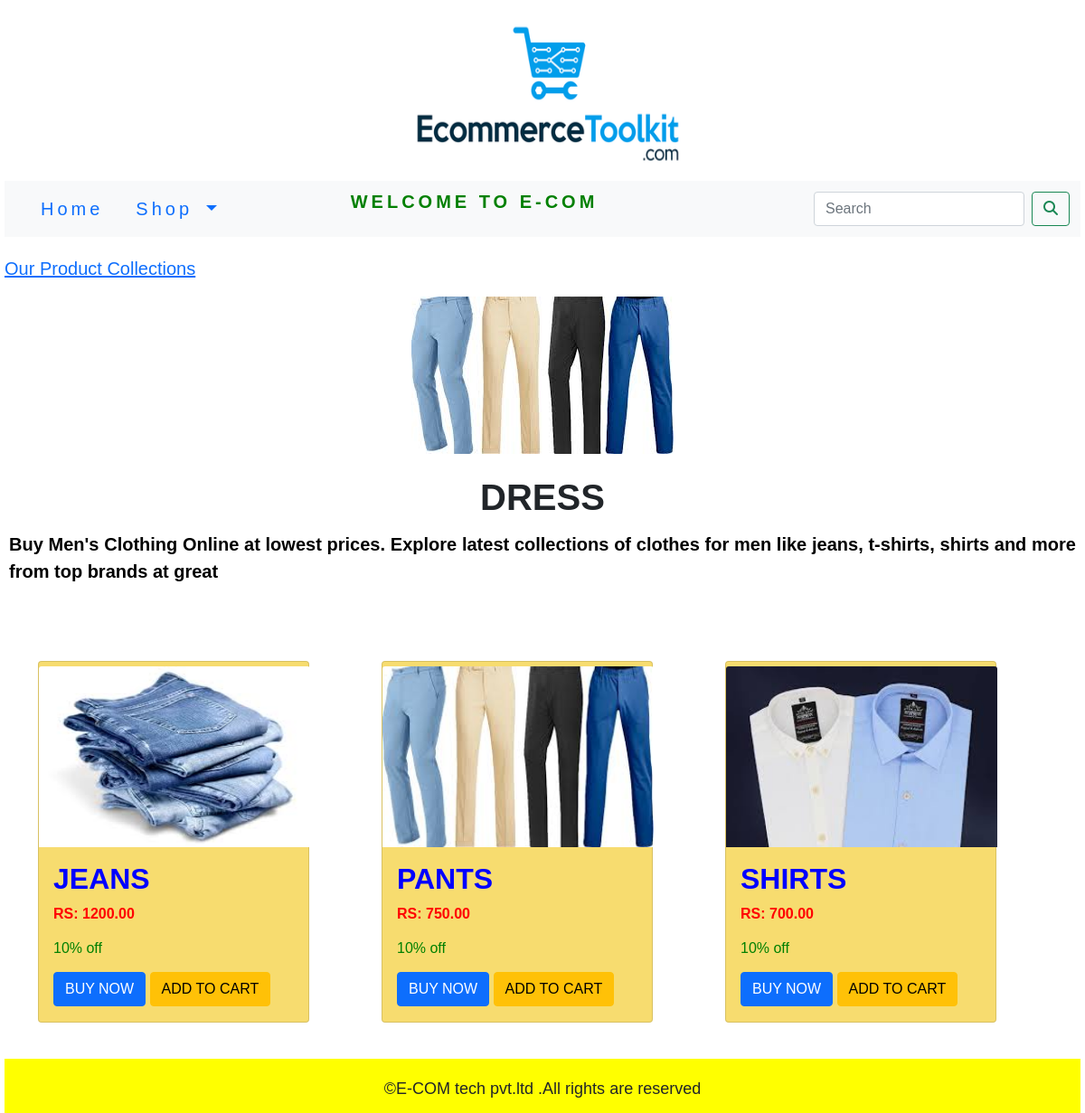
Screenshot of /app1/dress/ with the database file from the repository.
### app1/models.py (models this page shows, shortened)
class category(models.Model):
    name=models.CharField(max_length=250,unique=True)
    slug=models.SlugField(max_length=250,unique=True)
    desc=models.TextField(blank=True)
    img=models.ImageField(upload_to='category',blank=True)
    class Meta:
        ordering=('name',)
        verbose_name='category'
        verbose_name_plural='categories'
    def get_url(self):
        return reverse('app1:products_by_category',args=[self.slug])

class product(models.Model):
    name=models.CharField(max_length=250,unique=True)
    slug=models.SlugField(max_length=250,unique=True)
    desc=models.TextField()
    price=models.DecimalField(max_digits=10,decimal_places=2)
    category=models.ForeignKey('category',on_delete=models.CASCADE)
    img=models.ImageField(upload_to='products',blank=True)
    stock=models.IntegerField()
    available=models.BooleanField(default=True)
    created=models.DateTimeField(auto_now_add=True)
    updated=models.DateTimeField(auto_now=True)
    class Meta:
        ordering=('name',)
        verbose_name='product'
        verbose_name_plural='products'
    def get_url(self):
        return reverse('app1:prodCatdetail',args=[self.category.slug,self.slug])

### app1/views.py (the view)
# urls.py: path('',views.allProdCat,name='allProdCat'),
def allProdCat(request,c_slug=None):
    c_page=None
    products=None
    if c_slug != None:
        c_page=get_object_or_404(category,slug=c_slug)
        products=product.objects.all().filter(category=c_page,available=True)
    else:
        products=product.objects.all().filter(available=True)
    paginator1=Paginator(products,6)
    try:
        page1=int(request.GET.get('page','1'))
    except:
        page1=1
    try:
        prod1=paginator1.page(page1)
    except (EmptyPage,InvalidPage):
        prod1=paginator1.page(paginator1.num_pages)
    return render(request,'category.html',{'category':c_page,'products':products,'pro':prod1})

### app1/context_processors.py (called while the page is built)
def menu_links(request):
    links=category.objects.all()
    return dict(link_key=links)

### cart/context_processors.py (called while the page is built)
def counter(request):
    item_count = 0
    if 'admin' in request.path:
        return {}
    else:
        try:
            cart1=cart.objects.filter(cart_id=cart_id(request))
            cart_item1=cartitem.objects.all().filter(cart=cart1[:1])
            for c_item in cart_item1:
                item_count += c_item.quantity
        except cart.DoesNotExist:
            item_count = 0
    return dict(item_c_key=item_count)

### cart/views.py (called while the page is built)
def cart_id(request):
    cart1=request.session.session_key
    if not cart1:
        cart1=request.session.create()
    return cart1

### templates/category.html (shortened to what this page needs)
{% extends 'base.html' %}
{% load static %}
{% block content %}
  {% if category %}
    <div class="row my_row">
        <div class="mx_auto">
            <P><a href="{% url 'app1:allProdCat' %}">Our Product Collections</a></P>
        </div>
    </div>
  {% endif %}
  <div>
      {% if category %}
        <div>
            <img class="my_image" src="{{category.img.url}}" alt="{{category.name}}">
        </div>
        <br>
        <div>
            <h1 class="text-center font_class"><b>{{category.name}}</b></h1>
            <p class="text-justify my_desc"><b>{{category.desc}}</b></p>
        </div><br>
      <br>
      {% endif %}
  </div>
  <div class="container">
      <div class="row">
          {% for i in pro %}
          <div class="col-md-4 my_card">
          <div class="card" style="width: 300px; height:400px; background-color:#F7DC6F">
          <div>
              <div>
                  <a  href="{{i.get_url}}"><img class="card-img-top my_card_img" src="{{i.img.url}}" alt="{{i.name}}"></a>
              </div>
          </div>
          <div class="card-body">
                  <h2 class="card-title my_card_title">{{i.name}}</h2>
                  <p class="card-text my_card_text">RS: {{i.price}}<h6 style="color:green">10% off</h6></p>
              <div>
                  <a href="#" class="btn btn-primary">BUY NOW</a>
                  <a href="{% url 'cart:add_cart' i.id %}" class="btn btn-warning">ADD TO CART</a>
              </div>
          </div>
          </div>
          </div>
          {% endfor %}
      </div>
  </div>
{% endblock %}

### templates/base.html (shortened to what this page needs)
{% load static %}
<!DOCTYPE html>
<html lang="en">
<head>
    <link href="{% static 'css/bootstrap.min.css' %}" rel="stylesheet" >
    <link href="{% static 'css/custom1.css' %}" rel="stylesheet" >
</head>
<body  style="padding-left:5px;padding-right:5px;">
<div>
    {% include 'header.html' %}
    {% include 'navbar.html' %}
    {% block content %}
    {% endblock %}
</div>
 {% include 'footer.html' %}
</body>
</html>

### templates/header.html
{% load static %}
<header>
    <center>
        <a href="{% url 'app1:allProdCat' %}"><img src="{% static 'img/logo2.png' %}" alt="logimage" width="350px" height="200"></a>
    </center>
</header>

### templates/navbar.html (shortened to what this page needs)
<nav class="navbar navbar-expand-lg bg-light">
  <div class="container-fluid">
      <div class="collapse navbar-collapse" id="navbarSupportedContent">
      <ul class="navbar-nav me-auto mb-2 mb-lg-0">
        <li class="nav-item">
          <a class="nav-link active" aria-current="page" href="{% url 'app1:allProdCat' %}" >Home</a>
        </li>
        <li class="nav-item dropdown {% if 'app1' in request.path %} active {% endif %}">
          <a class="nav-link dropdown-toggle" href="#" id="navbarDropdown" role="button" data-bs-toggle="dropdown" aria-expanded="false">
            Shop
          </a>
        </li>
        <li class="nav-item">
          <a style="padding-left:120px"><b>WELCOME TO E-COM</b></a>
        </li>
      </ul>
      <form class="d-flex" role="search" action="{% url 'search_app:searchresult' %}" method="get">
        <input class="form-control me-2" type="search" placeholder="Search" name="q" aria-label="Search">
        <button class="btn btn-outline-success" type="submit"><i class="fa fa-search" ></i></button>
      </form>
    </div>
  </div>
</nav>

### templates/footer.html
<div class="footer navbar-fixed-bottom my_footer">
    <p class="text-center">&copy;E-COM tech pvt.ltd .All rights are reserved</p>
</div>

### static/css/custom1.css (style rules this page uses)
body { font-family: 'Kdam Thmor Pro', sans-serif; }
.nav-item { letter-spacing:0.2em; font-size:20px; color: green; padding-left:20px; }
.my_footer { font-size:18px; padding-top:20px; background-color: yellow; height:60px; }
.my_row { padding-top:20px; }
.my_row .mx_auto { color:red; font-size:20px; }
.my_desc { font-family: 'Gentium Plus', serif; font-family: 'Kdam Thmor Pro', sans-serif; font-size:20px; color:black; text-align: justify; font-weight: bold; padding-left:5px; padding-right:5px; padding-top:5px; }
.my_image { display: block; margin-left: auto; margin-right: auto; width: auto; }
.my_card_img { display: block; text-align: center; margin-top: 5px; width: 300px; height:200px; }
.my_card { padding-top:20px; padding-bottom:40px; }
.my_card_title { color:blue; font-weight: bold; }
.my_card_text { color:red; font-weight: bold; }

### rows the page displays
category: img (picture), name "DRESS", desc "Buy Men's Clothing Online at lowest prices. Explore latest collections of clothes for men like jeans, t-shirts, shirts and more from top brands at great"
product: img (picture), name "JEANS", price "1200.00"
product: img (picture), name "PANTS", price "750.00"
product: img (picture), name "SHIRTS", price "700.00"
